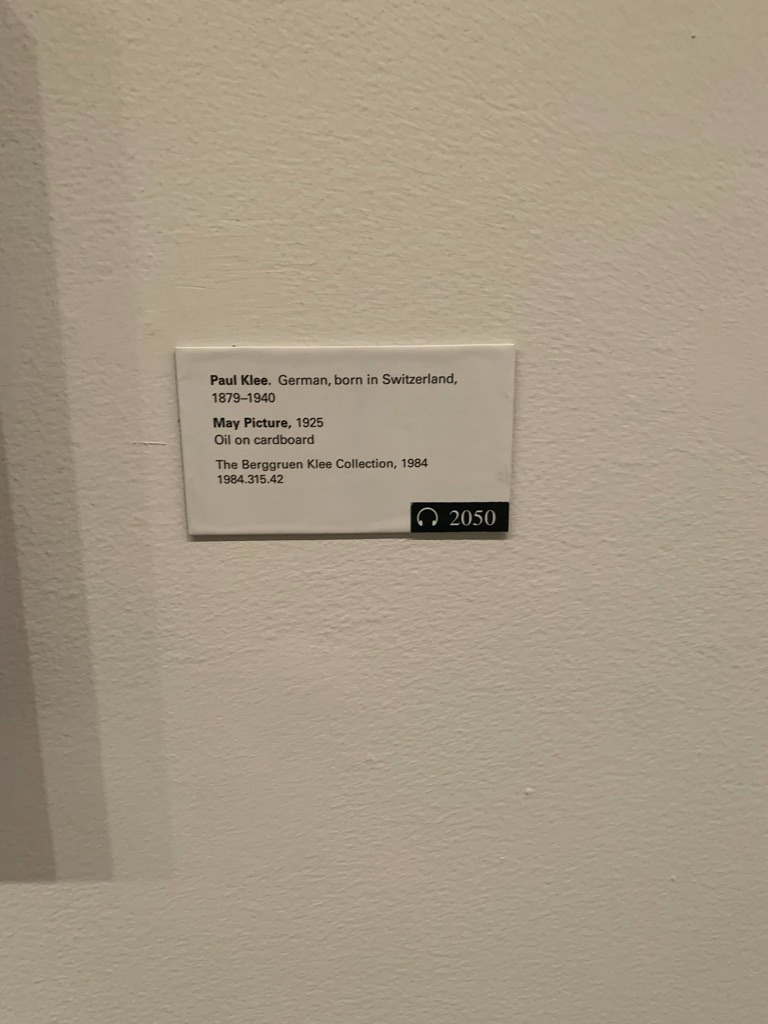
#> input picture data/1_klee.jpeg, 768 x 1024 px
$ python processor_generic.py
#> lines starting #> are read from the running program, lines starting #| are printed output that depends on the picture; after the words box and inside, x2 and y2 are one past the last pixel; in counts of white or black regions, pixels touching at a corner belong together
import os

import cv2
import pytesseract

import numpy as np


class ProcessorGeneric:
    def __init__(self, imgpath: str) -> None:
        self._recognized = []
        if os.path.exists(imgpath):
            self._imgpath = os.path.abspath(imgpath)
            try:
                # set tessract environment
                self._set_tess_env()
                self._set_lang()
            except Exception as e:
                print("Exception while reading image: {}".format(e))
                exit(1)
            except RuntimeError as e:
                print("RuntimeError while reading image: {}".format(e))
                exit(1)
            except pytesseract.TesseractError as e:
                print("Error while setting tesseract: {}".format(e))
                exit(1)
        else:
            raise Exception("Error: image path does not exist!")

    def _set_lang(self) -> None:
        self._lang = "eng"

    def _set_tess_env(self) -> None:
        self._tessdata_dir_config = "--tessdata-dir " + os.getcwd() + "/tessdata"
        print(self._tessdata_dir_config)
        self._tessdata_bin = os.getcwd() + "/tesseract-5.3.0/build/bin/tesseract"
        pytesseract.pytesseract.tesseract_cmd = self._tessdata_bin
        os.environ["TESSDATA_PREFIX"] = os.getcwd() + "/tessdata"

    def read_image(self) -> None:
        """Read image from file"""
        try:
            self._img = cv2.imread(self._imgpath)
#> self._img is the input picture: shape (1024, 768, 3); mean B, G, R 133.7, 153.3, 166.1
            self._imgray = cv2.cvtColor(self._img, cv2.COLOR_BGR2GRAY)
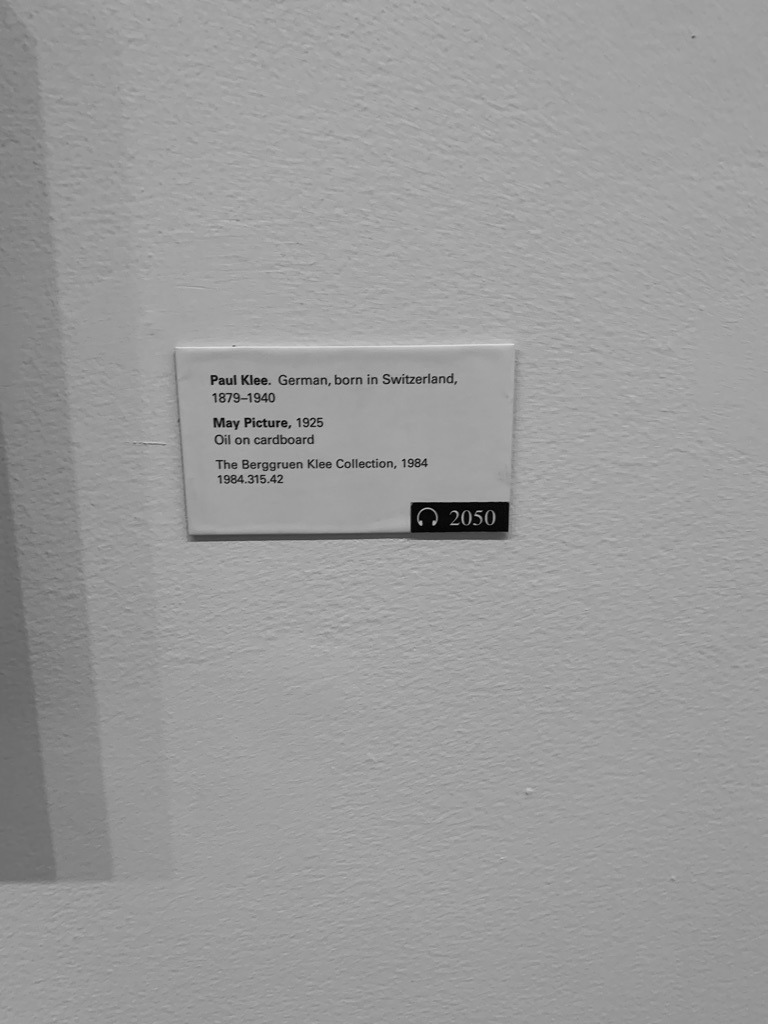
#> self._imgray: shape (1024, 768); min 0, max 224, mean 154.8
        except Exception as e:
            print("Image file is invalid: {}".format(e))

    def filter_image(self) -> None:
        """To clean noise"""
        kernel = np.ones((7, 7), np.float32) / 25
        self._imgray = cv2.filter2D(self._imgray, -1, kernel)
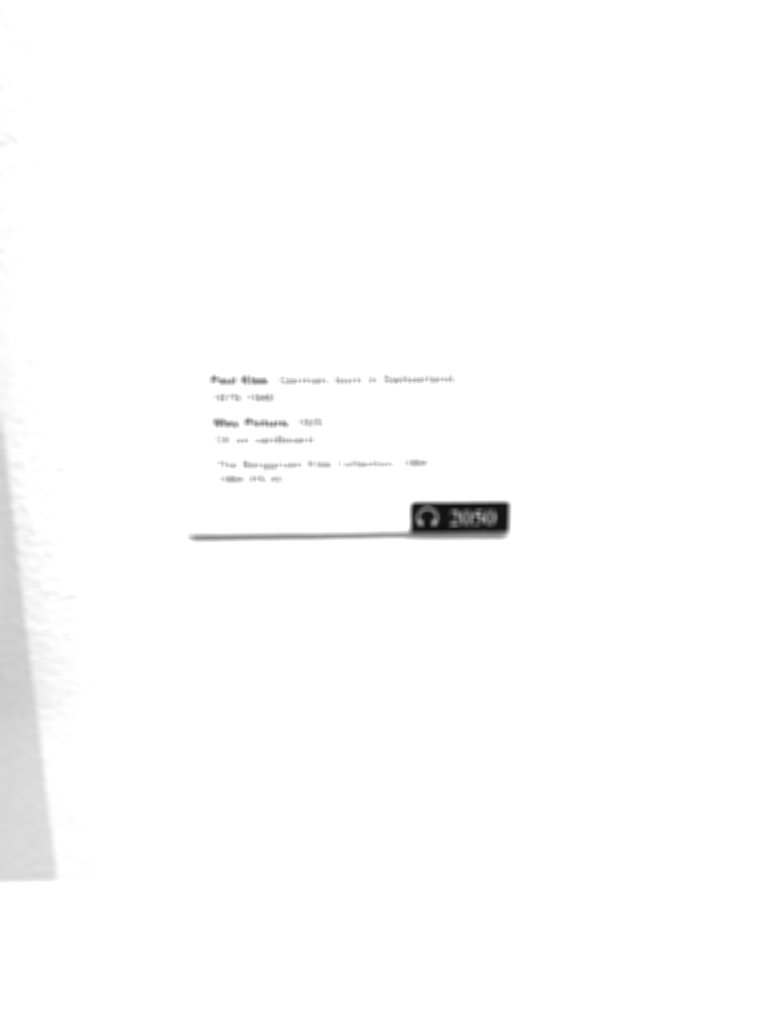
#> self._imgray: shape (1024, 768); min 14, max 255, mean 252.9

    def threshold_image(self) -> None:
        # get thresholded image
        ret, thresh = cv2.threshold(
            self._imgray, 0, 255, cv2.THRESH_OTSU | cv2.THRESH_BINARY_INV
        )
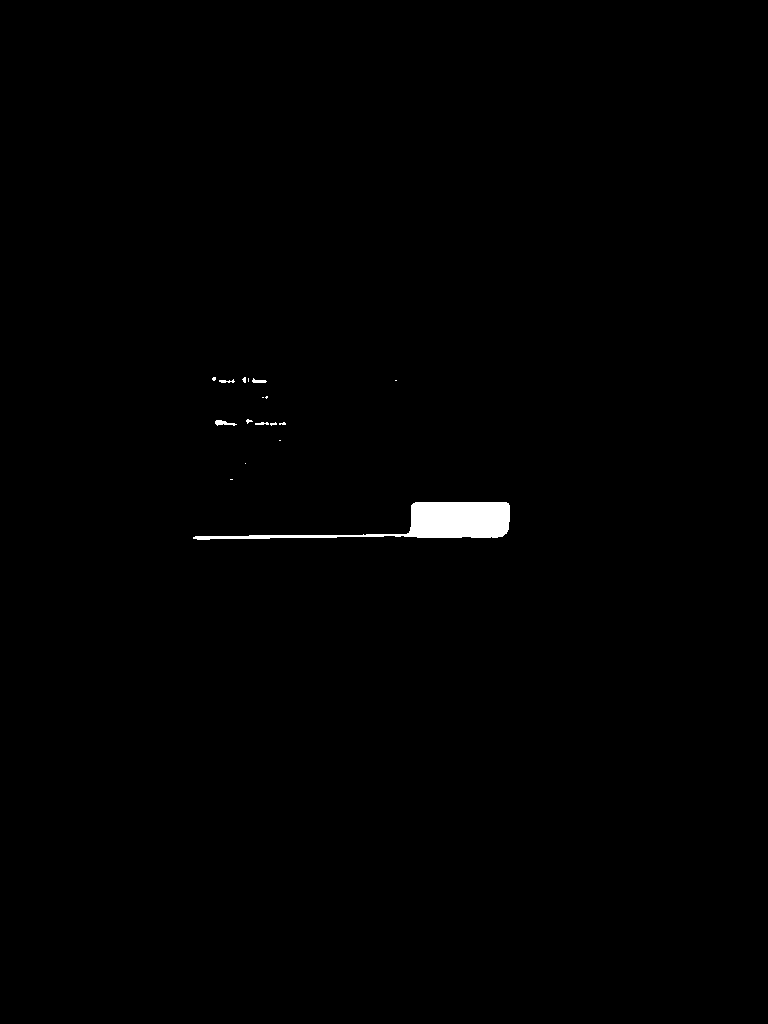
#> thresh: shape (1024, 768); 0.56% white; 17 white regions (12 under 20 px), largest, box (x1, y1, x2, y2) and area: (193, 502, 510, 540) 4144, (215, 420, 237, 426) 72, (252, 378, 267, 383) 45, (219, 379, 235, 383) 36, (255, 422, 269, 425) 31
#> ret = 173
        self._ret = ret
#> self._ret = 173
        self._thresh = thresh

    def filter_threshold(self) -> None:
        pass

    def prepare(self) -> None:
        self.read_image()
        self.filter_image()
        self.threshold_image()
        self.filter_threshold()

    def detect(self, func=NotImplemented) -> None:
        func()

    def __do_nothing(self) -> None:
        pass

    def test(self):
        self.prepare()
        self.detect(func=self.__do_nothing)


if __name__ == "__main__":
    test_image = "data/1_klee.jpeg"
    proc = ProcessorGeneric(test_image)
    print(proc.test())

$ run again, with data/1_bourgeois.jpeg copied over data/1_klee.jpeg
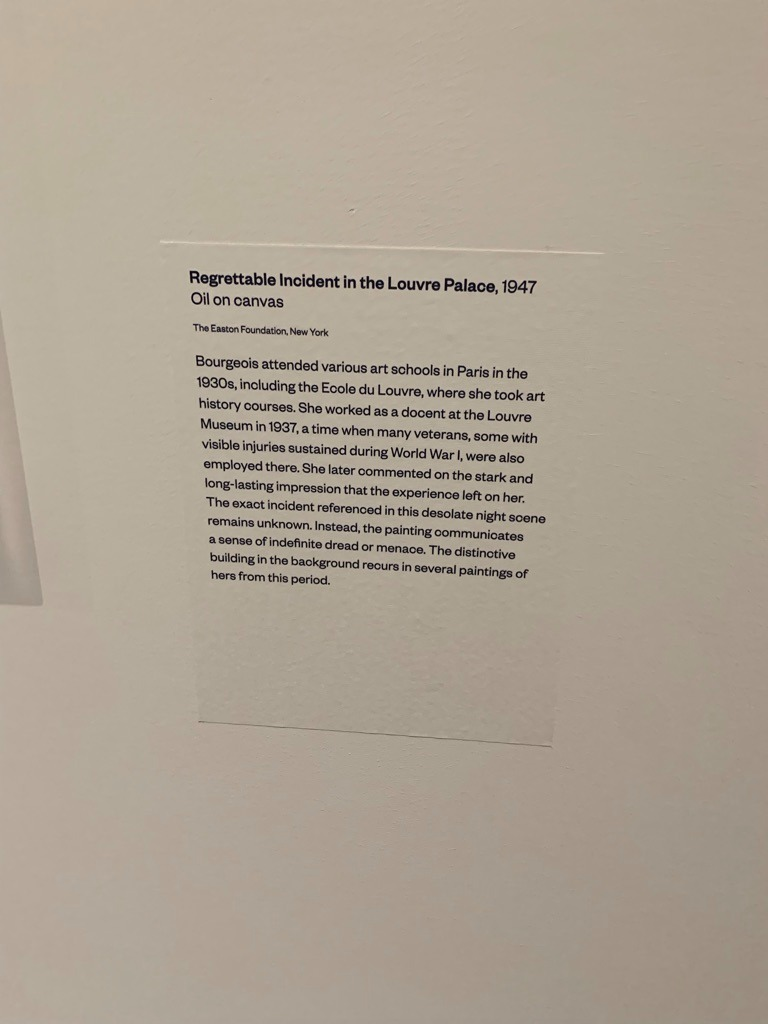
#> input picture data/1_bourgeois.jpeg, 768 x 1024 px
#> in read_image, self._img is the input picture: shape (1024, 768, 3); mean B, G, R 146.7, 161.5, 172.4
#> in filter_image, `self._imgray = cv2.filter2D(self._imgray, -1, kernel)`:
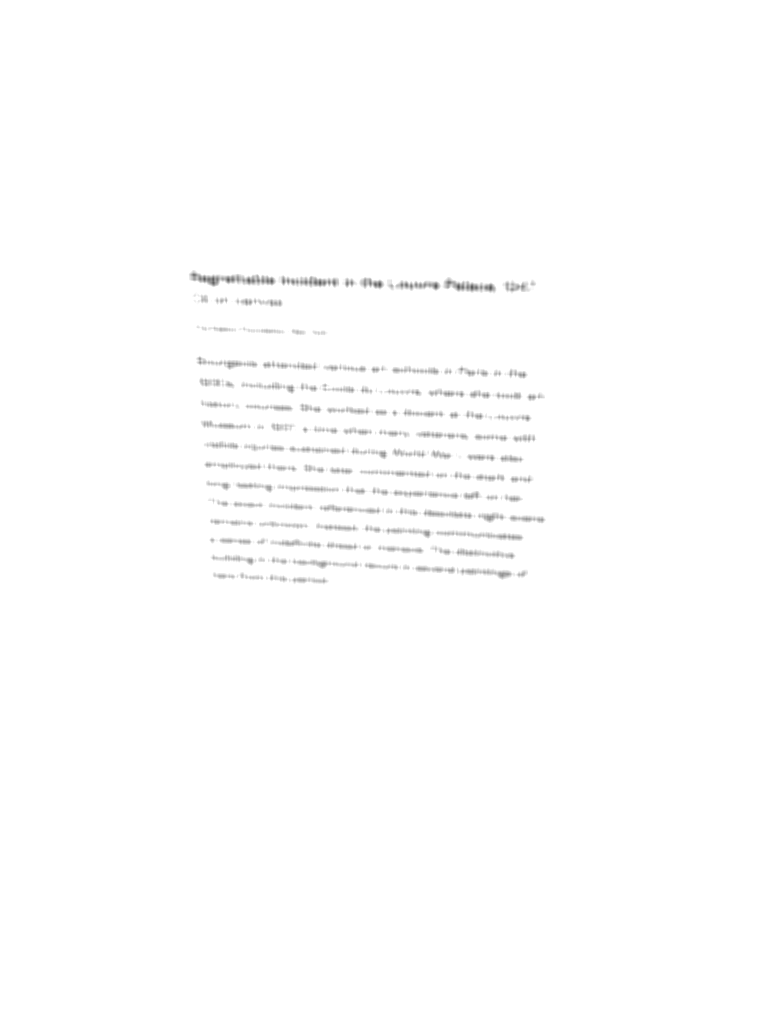
#> self._imgray: shape (1024, 768); min 88, max 255, mean 253.6
#> in threshold_image, `ret, thresh = cv2.threshold( self._imgray, 0, 255, cv2.THRESH_OTSU | c..`:
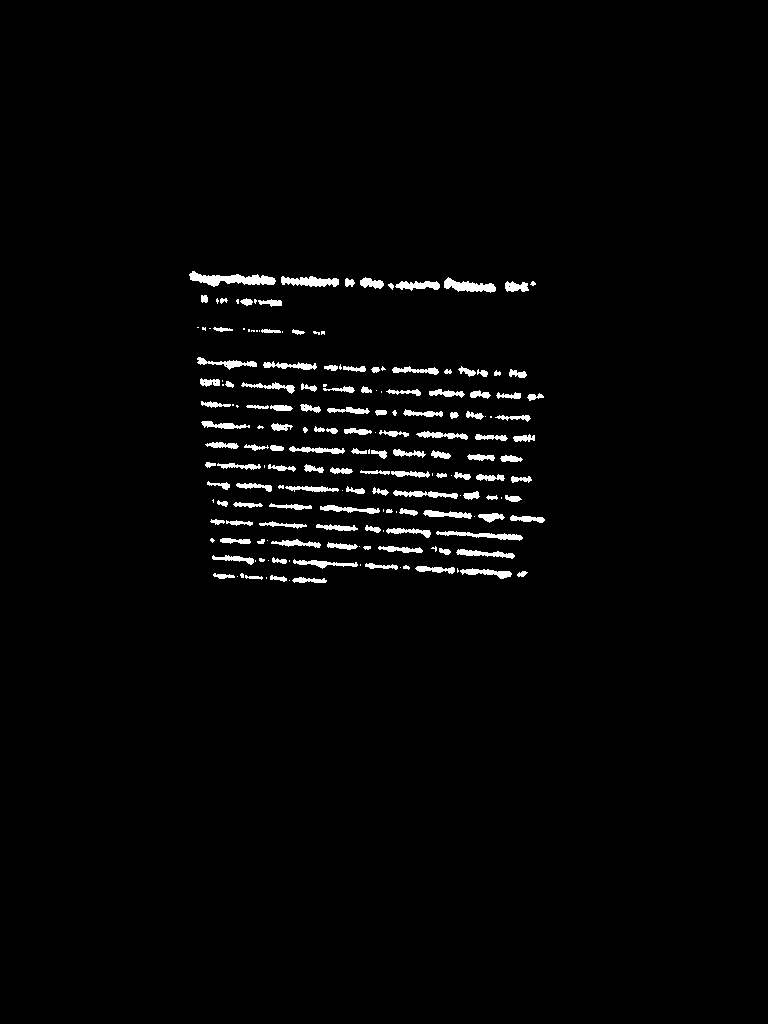
#> thresh: shape (1024, 768); 2% white; 180 white regions (57 under 20 px), largest, box (x1, y1, x2, y2) and area: (189, 271, 276, 287) 702, (444, 277, 496, 293) 436, (281, 276, 339, 287) 431
#> ret = 226
